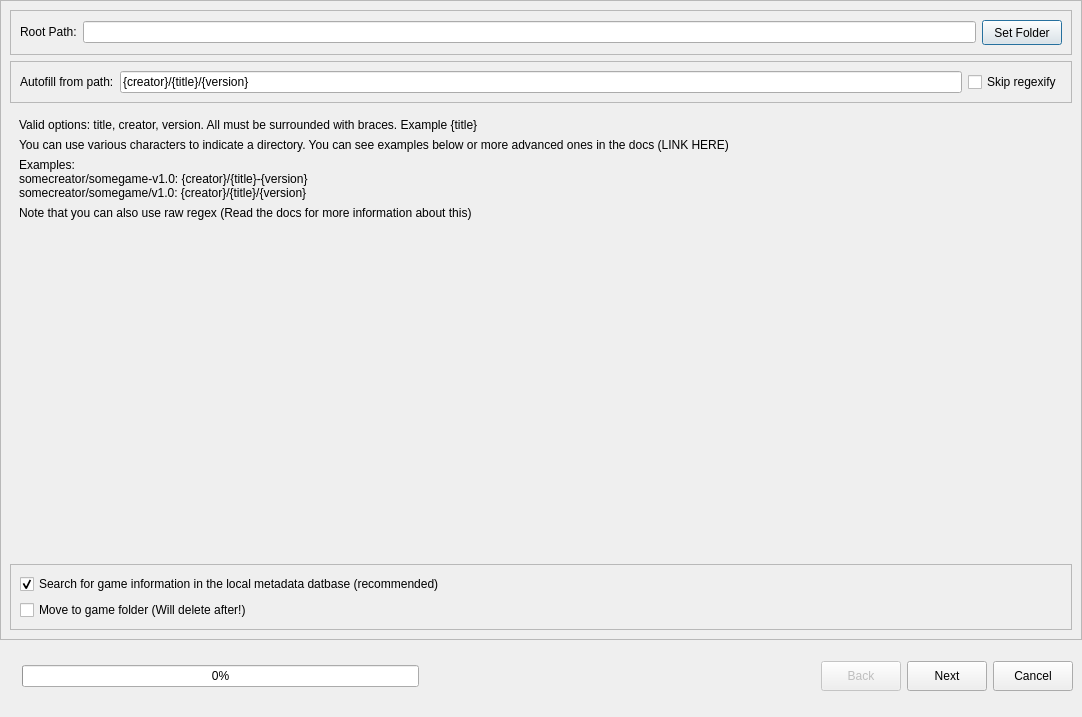
<?xml version="1.0" encoding="UTF-8"?>
<ui version="4.0">
 <class>BatchImportDialog</class>
 <widget class="QDialog" name="BatchImportDialog">
  <property name="geometry">
   <rect>
    <x>0</x>
    <y>0</y>
    <width>1082</width>
    <height>717</height>
   </rect>
  </property>
  <property name="sizePolicy">
   <sizepolicy hsizetype="Minimum" vsizetype="Minimum">
    <horstretch>0</horstretch>
    <verstretch>0</verstretch>
   </sizepolicy>
  </property>
  <property name="windowTitle">
   <string>Import Games Wizard</string>
  </property>
  <property name="styleSheet">
   <string notr="true"/>
  </property>
  <layout class="QVBoxLayout" name="verticalLayout">
   <property name="leftMargin">
    <number>0</number>
   </property>
   <property name="topMargin">
    <number>0</number>
   </property>
   <property name="rightMargin">
    <number>0</number>
   </property>
   <item>
    <widget class="QStackedWidget" name="swImportGames">
     <property name="sizePolicy">
      <sizepolicy hsizetype="Preferred" vsizetype="Preferred">
       <horstretch>0</horstretch>
       <verstretch>0</verstretch>
      </sizepolicy>
     </property>
     <widget class="QWidget" name="page_1">
      <layout class="QVBoxLayout" name="verticalLayout_6">
       <property name="leftMargin">
        <number>0</number>
       </property>
       <property name="topMargin">
        <number>0</number>
       </property>
       <property name="rightMargin">
        <number>0</number>
       </property>
       <property name="bottomMargin">
        <number>0</number>
       </property>
       <item>
        <widget class="QFrame" name="frame_2">
         <property name="frameShape">
          <enum>QFrame::StyledPanel</enum>
         </property>
         <property name="frameShadow">
          <enum>QFrame::Raised</enum>
         </property>
         <layout class="QVBoxLayout" name="verticalLayout_5">
          <item>
           <widget class="QFrame" name="frame">
            <property name="frameShape">
             <enum>QFrame::StyledPanel</enum>
            </property>
            <property name="frameShadow">
             <enum>QFrame::Raised</enum>
            </property>
            <layout class="QHBoxLayout" name="horizontalLayout">
             <item>
              <widget class="QLabel" name="label_3">
               <property name="sizePolicy">
                <sizepolicy hsizetype="Preferred" vsizetype="Maximum">
                 <horstretch>0</horstretch>
                 <verstretch>0</verstretch>
                </sizepolicy>
               </property>
               <property name="text">
                <string>Root Path:</string>
               </property>
              </widget>
             </item>
             <item>
              <widget class="QLineEdit" name="tbPath"/>
             </item>
             <item>
              <widget class="QPushButton" name="btnSetFolder">
               <property name="sizePolicy">
                <sizepolicy hsizetype="Minimum" vsizetype="Maximum">
                 <horstretch>0</horstretch>
                 <verstretch>0</verstretch>
                </sizepolicy>
               </property>
               <property name="minimumSize">
                <size>
                 <width>75</width>
                 <height>25</height>
                </size>
               </property>
               <property name="text">
                <string>Set Folder</string>
               </property>
              </widget>
             </item>
            </layout>
           </widget>
          </item>
          <item>
           <widget class="QFrame" name="frame_3">
            <property name="frameShape">
             <enum>QFrame::StyledPanel</enum>
            </property>
            <property name="frameShadow">
             <enum>QFrame::Raised</enum>
            </property>
            <layout class="QHBoxLayout" name="horizontalLayout_2">
             <item>
              <widget class="QLabel" name="label">
               <property name="text">
                <string>Autofill from path:</string>
               </property>
              </widget>
             </item>
             <item>
              <widget class="QLineEdit" name="tbFormat">
               <property name="text">
                <string>{creator}/{title}/{version}</string>
               </property>
              </widget>
             </item>
             <item>
              <widget class="QCheckBox" name="useRegex">
               <property name="text">
                <string>Skip regexify</string>
               </property>
              </widget>
             </item>
            </layout>
           </widget>
          </item>
          <item>
           <widget class="QFrame" name="helpText">
            <property name="frameShape">
             <enum>QFrame::NoFrame</enum>
            </property>
            <property name="frameShadow">
             <enum>QFrame::Plain</enum>
            </property>
            <layout class="QVBoxLayout" name="verticalLayout_4">
             <item>
              <widget class="QLabel" name="label_4">
               <property name="text">
                <string>Valid options: title, creator, version. All must be surrounded with braces. Example {title}</string>
               </property>
              </widget>
             </item>
             <item>
              <widget class="QLabel" name="label_7">
               <property name="text">
                <string>You can use various characters to indicate a directory. You can see examples below or more advanced ones in the docs (LINK HERE)</string>
               </property>
              </widget>
             </item>
             <item>
              <widget class="QLabel" name="label_8">
               <property name="text">
                <string>Examples:
somecreator/somegame-v1.0: {creator}/{title}-{version}
somecreator/somegame/v1.0: {creator}/{title}/{version}</string>
               </property>
              </widget>
             </item>
             <item>
              <widget class="QLabel" name="label_6">
               <property name="text">
                <string>Note that you can also use raw regex (Read the docs for more information about this)</string>
               </property>
              </widget>
             </item>
            </layout>
           </widget>
          </item>
          <item>
           <spacer name="verticalSpacer">
            <property name="orientation">
             <enum>Qt::Vertical</enum>
            </property>
            <property name="sizeHint" stdset="0">
             <size>
              <width>20</width>
              <height>40</height>
             </size>
            </property>
           </spacer>
          </item>
          <item>
           <widget class="QFrame" name="flags">
            <property name="frameShape">
             <enum>QFrame::StyledPanel</enum>
            </property>
            <property name="frameShadow">
             <enum>QFrame::Raised</enum>
            </property>
            <layout class="QVBoxLayout" name="verticalLayout_3">
             <item>
              <widget class="QCheckBox" name="cbCheckLocal">
               <property name="text">
                <string>Search for game information in the local metadata datbase (recommended)</string>
               </property>
               <property name="checked">
                <bool>true</bool>
               </property>
              </widget>
             </item>
             <item>
              <widget class="QCheckBox" name="cbMoveImported">
               <property name="enabled">
                <bool>true</bool>
               </property>
               <property name="text">
                <string>Move to game folder (Will delete after!)</string>
               </property>
              </widget>
             </item>
            </layout>
           </widget>
          </item>
         </layout>
        </widget>
       </item>
      </layout>
     </widget>
     <widget class="QWidget" name="page_2">
      <layout class="QVBoxLayout" name="verticalLayout_2">
       <property name="leftMargin">
        <number>0</number>
       </property>
       <property name="topMargin">
        <number>0</number>
       </property>
       <property name="rightMargin">
        <number>0</number>
       </property>
       <property name="bottomMargin">
        <number>0</number>
       </property>
       <item>
        <widget class="QFrame" name="frame_5">
         <property name="frameShape">
          <enum>QFrame::StyledPanel</enum>
         </property>
         <property name="frameShadow">
          <enum>QFrame::Raised</enum>
         </property>
         <layout class="QVBoxLayout" name="verticalLayout_7">
          <property name="leftMargin">
           <number>9</number>
          </property>
          <property name="topMargin">
           <number>9</number>
          </property>
          <property name="rightMargin">
           <number>9</number>
          </property>
          <property name="bottomMargin">
           <number>9</number>
          </property>
          <item>
           <widget class="QLabel" name="label_2">
            <property name="font">
             <font>
              <pointsize>14</pointsize>
             </font>
            </property>
            <property name="text">
             <string>Ready to Import</string>
            </property>
           </widget>
          </item>
          <item>
           <widget class="QLabel" name="label_5">
            <property name="text">
             <string>This wizard is ready to import the games below. Please review the list to confirm that the correct games will be imported,and make any necessary changes. Change the game names in the Name column or remove items with the Delete key
Hover over the column headers for help text</string>
            </property>
            <property name="wordWrap">
             <bool>true</bool>
            </property>
           </widget>
          </item>
          <item>
           <widget class="QTableView" name="twGames">
            <property name="alternatingRowColors">
             <bool>true</bool>
            </property>
           </widget>
          </item>
         </layout>
        </widget>
       </item>
      </layout>
     </widget>
    </widget>
   </item>
   <item>
    <widget class="QWidget" name="widget" native="true">
     <property name="sizePolicy">
      <sizepolicy hsizetype="Preferred" vsizetype="Maximum">
       <horstretch>0</horstretch>
       <verstretch>0</verstretch>
      </sizepolicy>
     </property>
     <property name="minimumSize">
      <size>
       <width>0</width>
       <height>60</height>
      </size>
     </property>
     <property name="maximumSize">
      <size>
       <width>16777215</width>
       <height>60</height>
      </size>
     </property>
     <layout class="QHBoxLayout" name="horizontalLayout_3">
      <item>
       <widget class="QLabel" name="statusLabel">
        <property name="text">
         <string/>
        </property>
       </widget>
      </item>
      <item>
       <widget class="QProgressBar" name="progressBar">
        <property name="enabled">
         <bool>true</bool>
        </property>
        <property name="value">
         <number>0</number>
        </property>
       </widget>
      </item>
      <item>
       <spacer name="horizontalSpacer">
        <property name="orientation">
         <enum>Qt::Horizontal</enum>
        </property>
        <property name="sizeHint" stdset="0">
         <size>
          <width>40</width>
          <height>20</height>
         </size>
        </property>
       </spacer>
      </item>
      <item>
       <widget class="QPushButton" name="btnBack">
        <property name="enabled">
         <bool>false</bool>
        </property>
        <property name="minimumSize">
         <size>
          <width>75</width>
          <height>30</height>
         </size>
        </property>
        <property name="text">
         <string>Back</string>
        </property>
       </widget>
      </item>
      <item>
       <widget class="QPushButton" name="btnNext">
        <property name="minimumSize">
         <size>
          <width>75</width>
          <height>30</height>
         </size>
        </property>
        <property name="text">
         <string>Next</string>
        </property>
       </widget>
      </item>
      <item>
       <widget class="QPushButton" name="btnCancel">
        <property name="minimumSize">
         <size>
          <width>75</width>
          <height>30</height>
         </size>
        </property>
        <property name="text">
         <string>Cancel</string>
        </property>
       </widget>
      </item>
     </layout>
    </widget>
   </item>
  </layout>
 </widget>
 <resources/>
 <connections/>
</ui>
